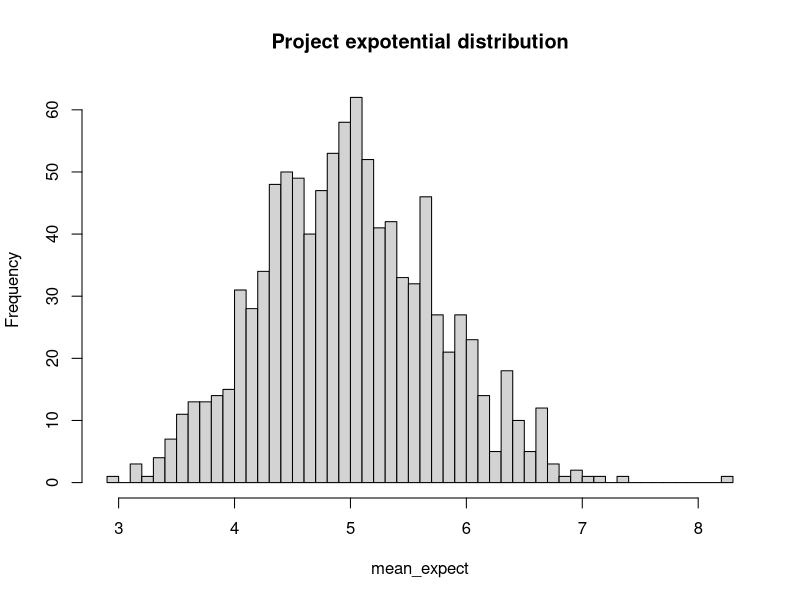
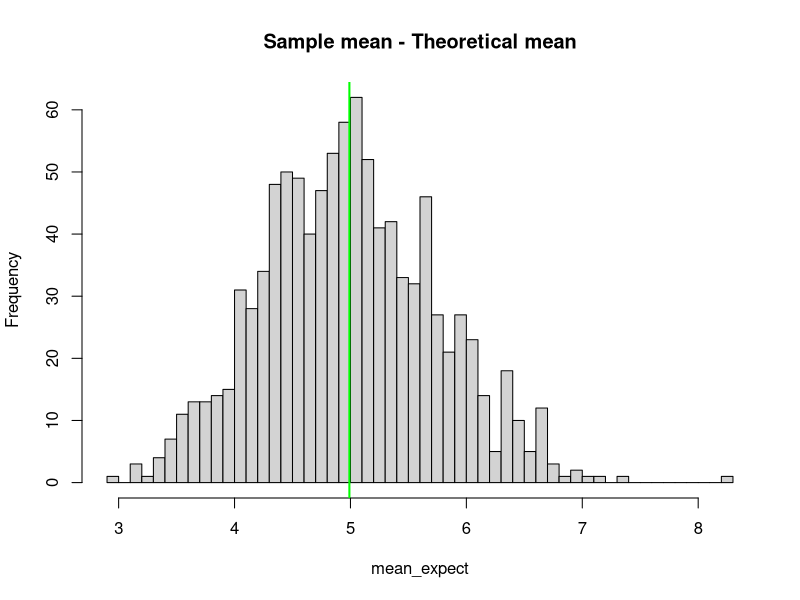
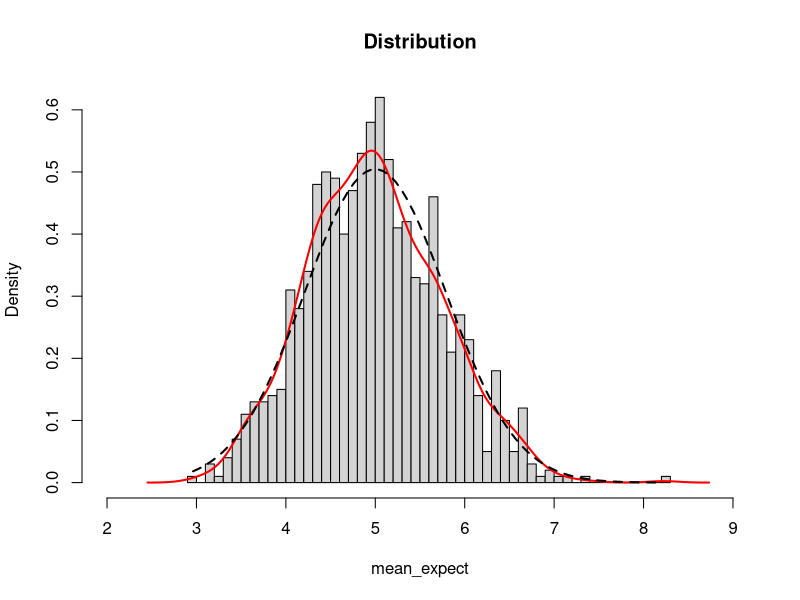

The R script that drew these images, in order:
#Part 01

#Sampling values in the project.

library(tidyverse)

lambda <- 0.2 # Set lambda = 0.2 for all of the simulations.
n <- 40  # You will investigate the distribution of averages of 40 exponentials.
simulations <- 1000 # You will need to do a thousand simulations.

#Run Simulation 

sim_expect <- replicate(simulations, rexp(n,lambda))

#Find the means

mean_expect <- apply(sim_expect, 2, mean)

#Histogram

hist(mean_expect, breaks = n, main = "Project expotential distribution")

#1.Show the sample mean and compare it to the theoretical mean of the distribution.

hist(mean_expect, breaks = n, main = "Sample mean - Theoretical mean")
abline(v = mean(mean_expect), col = "green", lwd = 2)
mean(mean_expect)

#2.Show how variable the sample is (via variance) and compare it to the theoretical variance of the distribution.

#Sample Variance

sd(mean_expect)^2

#Theoretical Variance

(1/lambda / sqrt(n))^2
tv <- (1/lambda / sqrt(n))^2

#The variances is very close.


#3.Show that the distribution is approximately normal.

#The plot shows a normal distribution to the Central Limit Theorem.


hist(mean_expect, prob=TRUE,main="Distribution", breaks=n, xlim=c(2,9))
lines(density(mean_expect), col="red",lwd=2)
x <- seq(min(mean_expect), max(mean_expect), length.out = 2*n)
y <- dnorm(x, mean = 1/lambda, sd = sqrt(tv))
lines(x,y,lwd = 2, col = "black", lty = 2)

